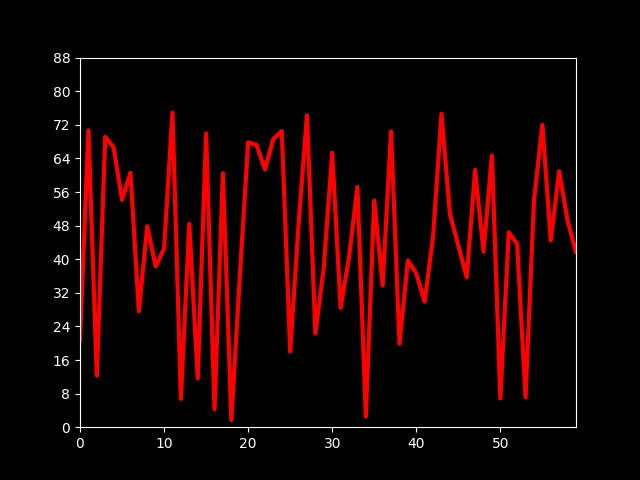
#> input picture Data/images/01/draw.png, 640 x 480 px
$ python -i ColorClustering.py   (imports and definitions only)
#> lines starting #> are read from the running program, lines starting #| are printed output that depends on the picture
import cv2
import numpy as np
import matplotlib.pyplot as plt
from matplotlib.widgets import Slider


# [5 lines left out: function movePic, not called in this run]


def GetColorBoundary(pic):
    """
    @:param pic:should be the BGR version(the opencv default), we will change it into HSv
    """
    pic = cv2.cvtColor(pic, cv2.COLOR_BGR2HSV)

    def picFilter(h_l, h_h, s_l, s_h, v_l, v_h):
        res = cv2.inRange(pic, (h_l, s_l, v_l), (h_h, s_h, v_h))
        return res

    fig, ax = plt.subplots()
    ax.imshow(pic)
    plt.subplots_adjust(bottom=0.3)

    axFilter_1 = plt.axes([0.1, 0.25, 0.0225, 0.63])
    axFilter_2 = plt.axes([0.25, 0.40, 0.0225, 0.63])
    slider_1 = Slider(
        ax=axFilter_1,
        label="up",
        valmin=0,
        valmax=255,
        valinit=125,
        orientation="vertical"
    )
    slider_2 = Slider(
        ax=axFilter_2,
        label="down",
        valmin=0,
        valmax=255,
        valinit=125,
        orientation="vertical"
    )

    # [10 lines left out: function update, not called in this run]

    axFilter_1.on_change(update)
    axFilter_2.on_change(update)

    plt.show()

    return slider_1.val, slider_2.val


class ClusteringNode(object):
    # [10 lines left out: function __init__, not called in this run]

    @classmethod
    def fromFileIdTrain(cls, id):
        return cls

    @classmethod
    def fromFileIdTest(cls, id):
        return cls

    # [9 lines left out: function getSimpleMask, not called in this run]

    def __getitem__(self, item):
        return self.vector[item]

    def __len__(self):
        return self.vector.shape[1]


class ClusteringDataset(object):
    # [10 lines left out: function __init__, not called in this run]

    def __getitem__(self, item):
        return

    def __next__(self):
        return None

    def __len__(self):
        return self.counts


# [2 lines not run here, left out]

>>> import cv2
>>> picture = cv2.imread('../../Data/images/01/draw.png', cv2.IMREAD_GRAYSCALE)
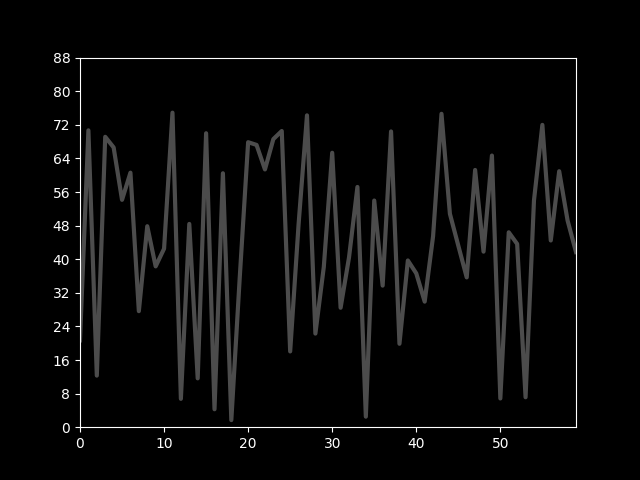
#> picture: shape (480, 640); min 0, max 255, mean 9.1
#> (the run stopped early here; a loop or call above may not have finished)
